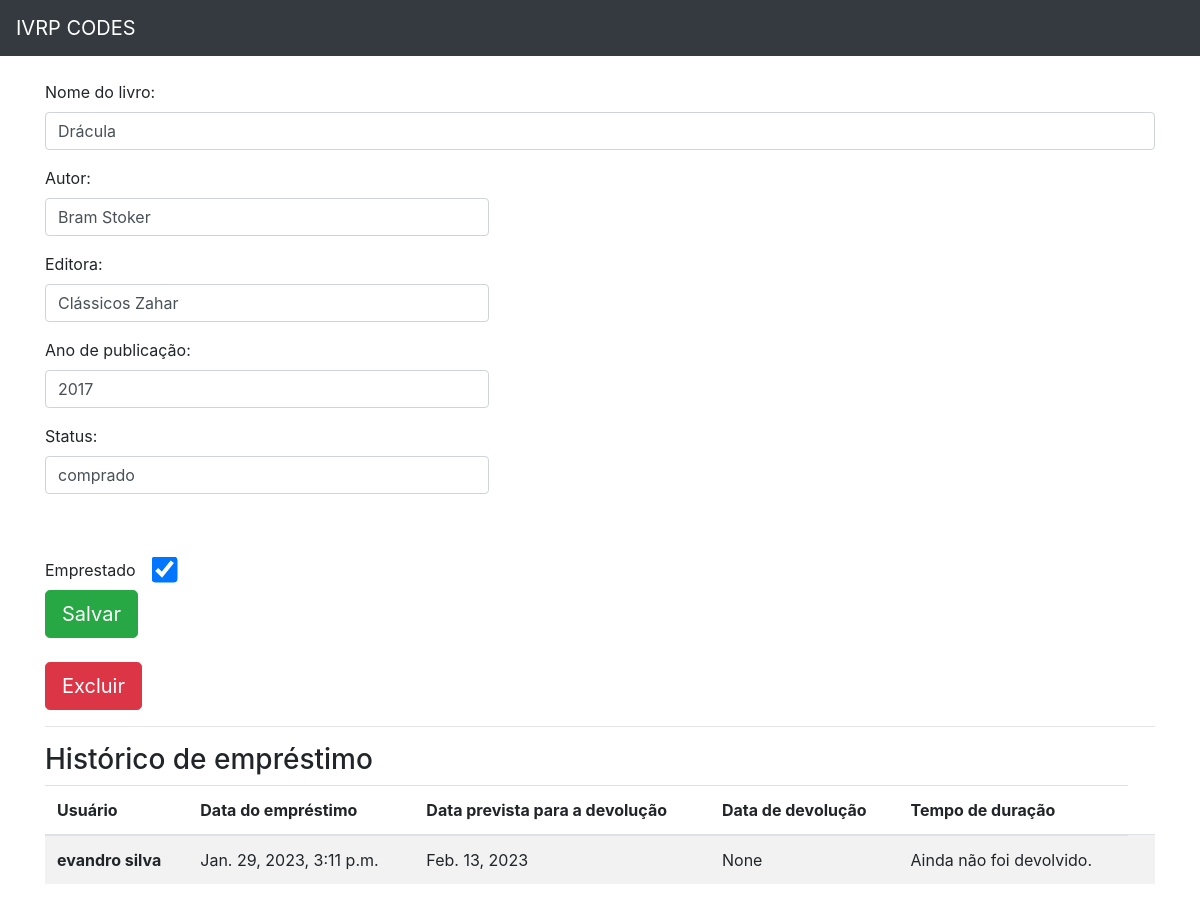
The app's page /livro/ver_livro/6 with its own data.
### livro/models.py (models this page shows, shortened)
class Livros(models.Model):
  img = models.ImageField(upload_to='capa_livro', null = True, blank = True)
  titulo = models.CharField(max_length = 100)
  autor = models.CharField(max_length = 30)
  editora = models.CharField(max_length = 50)
  status = models.CharField(max_length = 8)
  emprestado = models.BooleanField(default = False)
  categoria = models.ForeignKey(Categoria, on_delete= models.DO_NOTHING)
  anoPublicacao = models.CharField(max_length = 4)
  class Meta:
    verbose_name = 'Livro'

class Emprestimo(models.Model):
  nome_emprestado = models.ForeignKey(Usuario, on_delete=models.DO_NOTHING)
  data_emprestimo = models.DateTimeField(default = datetime.datetime.now())
  data_devolucao = models.DateTimeField(blank=True, null=True)
  data_prevista_devolucao = models.DateField(blank=True, null=True)
  cpf_biblio = models.CharField(max_length=11)
  livro = models.ForeignKey(Livros, on_delete=models.DO_NOTHING)
  class Meta:
    verbose_name = 'Emprestimo'

### usuarios/models.py (models this page shows)
class Usuario(models.Model):
    nome = models.CharField(max_length=30)
    email = models.EmailField()
    categoria = models.CharField(max_length=50)
    turma = models.CharField(max_length=50)
    telefone = models.CharField(max_length=11)
    senha = models.CharField(max_length=8)
    def __str__(self) -> str:
        return self.nome

### livro/views.py (the view)
# urls.py: path('ver_livro/<int:id>', views.ver_livros, name='ver_livros'),
def ver_livros(request, id):
    livro = Livros.objects.get(id = id)
    emprestimos = Emprestimo.objects.filter(livro = livro)
    form = CadastroLivro()
    return render(request, 'ver_livro.html', {'livro': livro, 'emprestimos': emprestimos, 'form': form, 'id_livro': id})

### livro/forms.py
class CadastroLivro(forms.ModelForm):
    class Meta:
        model = Livros
        fields = "__all__"
    def __init__(self, *args, **kwargs):
        super().__init__(*args, **kwargs)

### livro/templatetags/filtros.py (called while the page is built)
@register.filter
def mostra_duracao(value1, value2):
    if all((isinstance(value1, datetime), isinstance(value2, date))):
        dias = (value1 - value2).days
        texto = 'Dias'
        if dias == 1:
            texto = 'Dia'
        if dias < 0:
            dias = 0
        return f"{dias} {texto}."
    else:
        return "Ainda não foi devolvido."

### livro/templates/ver_livro.html (shortened to what this page needs)
{% extends 'base3.html' %}
{% load filtros %}
{% block 'conteudo' %}
<div class="container">
        <br>
        <form action="#" method="POST">
          <p>
            <label>Nome do livro:</label>
            <input class="form-control" type="texte" value="{{livro.titulo}}" name="titulo">
          </p>
          <p>
            <label>Autor:</label>
            <input style="width: 40%;" class="form-control" type="texte" value="{{livro.autor}}" name="autor">
          </p>
          <p>
            <label>Editora:</label>
            <input style="width: 40%;" class="form-control" type="texte" value="{{livro.editora}}" name="editora">
          </p>
          <p>
              <label>Ano de publicação:</label>
              <input style="width: 40%;" class="form-control" type="texte" value="{{livro.anoPublicacao}}" name="anoPublicacao">
          </p>
          <p>
              <label>Status:</label>
              <input style="width: 40%;" class="form-control" type="texte" value="{{livro.status}}" name="status">
            </p>
          <br>
          <br>
            <label>Emprestado &nbsp; &nbsp;</label>
            {% if livro.id %}
              <input style= "transform: scale(2.0)" checked type="checkbox" name="emprestado">
            {% else %}
              <input style= "transform: scale(2.0)" type="checkbox" name="emprestado">
            {% endif %}
            <br>
            <input type="submit" class="btn btn-success btn-lg" value="Salvar">
        </form>
        <br>
        <button type="button" class="btn btn-danger btn-lg" data-toggle="modal" data-target="#exampleModal2">
          Excluir
        </button>
        <hr>
        <h3>Histórico de empréstimo</h3>
        <table class="table table-striped">
          <thead>
            <tr>
              <th scope="col">Usuário</th>
              <th scope="col">Data do empréstimo</th>
              <th scope="col">Data prevista para a devolução</th>
              <th scope="col">Data de devolução</th>
              <th scope="col">Tempo de duração</th>
            </tr>
          </thead>
          <tbody>
            {%for i in emprestimos%}
              <tr>
                <th scope="row">{{i.nome_emprestado}}</th>
                <td>{{i.data_emprestimo}}</td>
                <td>{{i.data_prevista_devolucao}}</td>
                <td>{{i.data_devolucao}}</td>
                <td>{{i.data_devolucao|mostra_duracao:i.data_emprestimo}}</td>
                <td></td>
              </tr>
            {%endfor%}
          </tbody>
        </table>
        </div>
{% endblock %}

### records on screen
Livros: titulo "Drácula", autor "Bram Stoker", editora "Clássicos Zahar", anoPublicacao "2017", status "comprado"
Emprestimo: nome_emprestado "evandro silva", data_emprestimo "Jan. 29, 2023, 3:11 p.m.", data_prevista_devolucao "Feb. 13, 2023", data_devolucao "None", data_devolucao|mostra_duracao "Ainda não foi devolvido."
